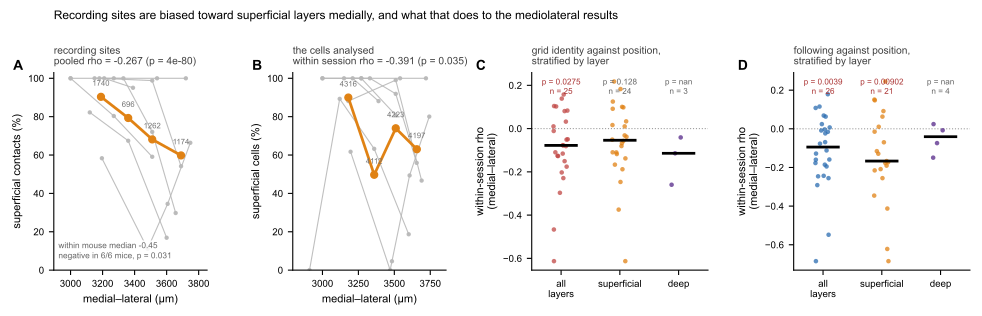

Source code (Python):
"""Figure 3 supplement — the laminar sampling bias along the mediolateral axis,
and what it does to the mediolateral results.

WHY THIS EXISTS. MEC is curved and a four-shank probe is flat, so shanks placed
at different mediolateral positions do not enter the tissue at the same depth
relative to the layers. If medial shanks sample superficial layers and lateral
shanks sample deep ones, then any mediolateral gradient in Figure 3 could be a
laminar gradient wearing a mediolateral coat. The manuscript asserted that this
had been checked and was absent, citing an "Extended Figure 2B" that does not
exist in this document. It is checked here, and it is NOT absent.

    A   CONTACTS. Of 4,872 ENTm recording sites, the superficial share falls
        from 90.3% at the most medial quartile to 59.8% at the most lateral.
        Pooled rho = -0.267 (p = 4e-80); within mouse median rho = -0.447,
        negative in 6 of 6 mice (p = 0.031). This is the quantity the
        manuscript's claim was about, and the claim does not hold.

    B   CELLS. The bias carries through to the neurons actually analysed:
        90.4% superficial medially against ~62% laterally, within-session
        median rho = -0.402, p = 0.016.

    C,D THE CONSEQUENCE, which is not the same for the two results Figure 3
        reports. Stratifying by layer:

            identity   all layers  rho -0.078  p = 0.025   <- the reported result
                       superficial rho -0.051  p = 0.24
                       deep        rho -0.032  p = 0.58  (7 sessions)

            following  all layers  rho -0.109  p = 0.034   <- the reported result
                       superficial rho -0.144  p = 0.043
                       deep        rho -0.033  p = 0.84  (6 sessions)

        The IDENTITY gradient does not survive stratification: the effect
        roughly halves and loses significance within superficial layers, which
        is what partial confounding by layer looks like. The FOLLOWING gradient
        does survive, and is if anything stronger within superficial layers.

        That inverts the caveat as the manuscript states it. The text says the
        following gradient may be an expression of the identity gradient; on
        this control the following gradient is the more robust of the two.

HONEST LIMITS. Deep-layer sessions are few -- 6 and 7 of them -- so the deep
columns are underpowered rather than null, and nothing here shows the gradient
is ABSENT deep. Stratification is not mediation: it shows the mediolateral
effect is not carried by layer differences within a stratum, not that layer
plays no part. And the superficial/deep split is the Allen annotation of each
contact, which inherits whatever registration error the atlas fit carries.

Writes fig3_supp_laminar.pdf
"""
import os
import sys
import warnings

import numpy as np
import pandas as pd

warnings.filterwarnings('ignore')
import matplotlib

matplotlib.use('Agg')
import matplotlib.pyplot as plt
from scipy.stats import spearmanr, wilcoxon

plt.rcParams['font.family'] = 'Arial'
plt.rcParams['mathtext.fontset'] = 'custom'
plt.rcParams['mathtext.rm'] = 'Arial'
plt.rcParams['mathtext.bf'] = 'Arial:bold'
plt.rcParams['pdf.fonttype'] = 42

ROOT = '/Users/harryclark/Documents/spatial-manifolds'
FIG = os.path.dirname(os.path.abspath(__file__))
PS = f'{ROOT}/data/population_state'
DC = '/Users/harryclark/Documents/spatial-manifolds/data/device_contact_id_annotations.csv'  # build_device_contacts.py, from clark2025
OUT = f'{FIG}/fig3_supp_laminar.pdf'

MIN_SPAN_UM = 200.0        # as in Figure 3: two shank pitches
# Superficial and deep get their own diverging pair (PuOr), chosen so neither
# collides with the identity red or the following blue used in C and D, and so
# the two layers stay distinguishable in greyscale and to a colourblind reader.
SUP_C, DEEP_C = '#e08214', '#542788'
GC_C, FOL_C = '#c04744', '#2b6cb0'
MOUSE_C = '0.72'


def _lp(ax, s, dx=-.20, dy=1.0):
    ax.text(dx, dy, s, transform=ax.transAxes, fontsize=10, weight='bold',
            va='bottom', ha='right')


def within_session(df, xv, yv, restrict=True):
    """Per-session Spearman, on sessions that actually span the axis."""
    out = []
    for _, g in df.dropna(subset=[xv, yv]).groupby(['mouse', 'day']):
        if restrict and (g[xv].max() - g[xv].min()) < MIN_SPAN_UM:
            continue
        if len(g) < 20 or g[xv].nunique() < 2 or g[yv].nunique() < 2:
            continue
        r = spearmanr(g[xv], g[yv])[0]
        if np.isfinite(r):
            out.append(r)
    out = np.array(out)
    return out, (wilcoxon(out).pvalue if len(out) >= 6 else np.nan)


def quartile_profile(df, mlcol, supcol):
    q = pd.qcut(df[mlcol], 4, labels=False, duplicates='drop')
    return df.groupby(q).agg(ml=(mlcol, 'median'), sup=(supcol, 'mean'),
                             n=(supcol, 'size')).reset_index(drop=True)


# ── data ─────────────────────────────────────────────────────────────────────
con = pd.read_csv(DC)
con = con[con.brain_region.astype(str).str.startswith('ENTm')].copy()
con['sup'] = con.brain_region.str.extract(r'ENTm(\d)')[0].isin(['1', '2', '3'])
con['ml'] = con.coord_SCs_x.abs()

C = pd.read_csv(f'{ROOT}/data/cell_classifications_v2.csv')
C = C[C.brain_region.astype(str).str.startswith('ENTm')].copy()
C['sup'] = C.brain_region.str.extract(r'ENTm(\d)')[0].isin(['1', '2', '3'])
C['ml'] = C.coord_SCs_x.abs()
C['supf'] = C.sup.astype(float)
U = pd.read_csv(f'{PS}/unit_table.csv')[['mouse', 'day', 'cluster_id', 'r',
                                         'in_population']]
C = C.merge(U, on=['mouse', 'day', 'cluster_id'], how='left')
SP = C[C.cell_class_of1.isin(['GC', 'NGS'])].copy()
SP['gc'] = (SP.cell_class_of1 == 'GC').astype(float)
FO = C[C.in_population.fillna(False) & C.r.notna()].copy()

print(f'{len(con)} ENTm contacts, {len(C)} ENTm cells, '
      f'{len(SP)} spatial, {len(FO)} with an agreement score')

fig = plt.figure(figsize=(10, 3.3))
gs = fig.add_gridspec(1, 4, width_ratios=[1.0, 1.0, 1.15, 1.15], wspace=.52,
                      left=.065, right=.985, top=.80, bottom=.20)

# ── A: contacts ──────────────────────────────────────────────────────────────
ax = fig.add_subplot(gs[0]); _lp(ax, 'A')
# one grey line per mouse, a point per SHANK -- the unit mediolateral position
# is actually assigned at. The pooled line is the same data quartiled; showing
# both makes clear the gradient is within animals and not an averaging artefact.
for m, g in con.groupby('mouse'):
    sh = (g.groupby('shank_id').agg(ml=('ml', 'median'), sup=('sup', 'mean'))
          .sort_values('ml'))
    if len(sh) >= 2:
        ax.plot(sh.ml, sh.sup * 100, '-', color=MOUSE_C, lw=.8, alpha=.9,
                zorder=2, marker='o', ms=2.2)
p = quartile_profile(con, 'ml', 'sup')
ax.plot(p.ml, p.sup * 100, '-o', color=SUP_C, lw=2.0, ms=5, zorder=4)
for _, r_ in p.iterrows():
    ax.annotate(f'{int(r_.n)}', (r_.ml, r_.sup * 100), textcoords='offset points',
                xytext=(0, 8), ha='center', fontsize=5.6, color='0.45', zorder=5)
rho, pv = spearmanr(con.ml, con.sup.astype(float))
ws = np.array([spearmanr(g.ml, g.sup.astype(float))[0]
               for _, g in con.groupby('mouse')
               if g.ml.nunique() > 1 and g.sup.nunique() > 1])
ws = ws[np.isfinite(ws)]
ax.set_title(f'recording sites\npooled rho = {rho:+.3f} (p = {pv:.0e})',
             fontsize=7.4, loc='left', color='0.25')
ax.text(.03, .06, f'within mouse median {np.median(ws):+.2f}\n'
                  f'negative in {(ws < 0).sum()}/{len(ws)} mice, '
                  f'p = {wilcoxon(ws).pvalue:.3f}',
        transform=ax.transAxes, fontsize=6.0, color='0.4', linespacing=1.4,
        zorder=6, bbox=dict(facecolor='white', edgecolor='none', pad=1.4,
                            alpha=.85))
ax.set_xlabel('medial–lateral (µm)', fontsize=8)
ax.set_ylabel('superficial contacts (%)', fontsize=8)
ax.set_ylim(0, 103); ax.margins(x=.14)
ax.tick_params(labelsize=7); ax.spines[['top', 'right']].set_visible(False)

# ── B: cells ─────────────────────────────────────────────────────────────────
ax = fig.add_subplot(gs[1]); _lp(ax, 'B')
# cells carry no shank id, so they are grouped by mediolateral position rounded
# to 50 um -- shanks sit ~250 um apart, so this recovers them while absorbing
# the per-cell jitter around each shank's nominal value
for m, g in C.groupby('mouse'):
    sh = (g.assign(_s=(g.ml / 50).round() * 50)
          .groupby('_s').agg(ml=('ml', 'median'), sup=('sup', 'mean'),
                             n=('sup', 'size')).query('n >= 15').sort_values('ml'))
    if len(sh) >= 2:
        ax.plot(sh.ml, sh.sup * 100, '-', color=MOUSE_C, lw=.8, alpha=.9,
                zorder=2, marker='o', ms=2.2)
p = quartile_profile(C, 'ml', 'sup')
ax.plot(p.ml, p.sup * 100, '-o', color=SUP_C, lw=2.0, ms=5, zorder=4)
for _, r_ in p.iterrows():
    ax.annotate(f'{int(r_.n)}', (r_.ml, r_.sup * 100), textcoords='offset points',
                xytext=(0, 8), ha='center', fontsize=5.6, color='0.45', zorder=5)
w, pw = within_session(C, 'ml', 'supf')
ax.set_title(f'the cells analysed\nwithin session rho = {np.median(w):+.3f} '
             f'(p = {pw:.3f})', fontsize=7.4, loc='left', color='0.25')
ax.set_xlabel('medial–lateral (µm)', fontsize=8)
ax.set_ylabel('superficial cells (%)', fontsize=8)
ax.set_ylim(0, 103); ax.margins(x=.14)
ax.tick_params(labelsize=7); ax.spines[['top', 'right']].set_visible(False)

# ── C, D: does the M-L result survive inside a layer? ────────────────────────
for k, (df, yv, nm, col, letter) in enumerate((
        (SP, 'gc', 'grid identity', GC_C, 'C'),
        (FO, 'r', 'following', FOL_C, 'D'))):
    ax = fig.add_subplot(gs[2 + k]); _lp(ax, letter, dx=-.26)
    strata = [('all\nlayers', df), ('superficial', df[df.sup]),
              ('deep', df[~df.sup])]
    for i, (lab, s) in enumerate(strata):
        w, pw = within_session(s, 'ml', yv)
        if not len(w):
            continue
        c = col if i == 0 else (SUP_C if i == 1 else DEEP_C)
        ax.scatter(np.full(len(w), i) + np.random.default_rng(0)
                   .uniform(-.13, .13, len(w)), w, s=11, color=c, alpha=.75,
                   lw=0, zorder=3)
        ax.plot([i - .26, i + .26], [np.median(w)] * 2, color='k', lw=2, zorder=4)
        print(f'  {letter} {nm}, {lab.replace(chr(10), " ")}: median rho {np.median(w):+.3f}, '
              f'p = {pw:.3g}, {len(w)} sessions')
        ax.annotate(f'p = {pw:.3g}\nn = {len(w)}', (i, .97),
                    xycoords=('data', 'axes fraction'), ha='center', va='top',
                    fontsize=5.9, color='#a33' if pw < .05 else '0.4',
                    linespacing=1.3)
    ax.axhline(0, color='0.6', lw=.8, ls=':')
    ax.set_xticks(range(len(strata)))
    ax.set_xticklabels([s[0] for s in strata], fontsize=6.8)
    ax.set_xlim(-.5, len(strata) - .5)
    ax.set_ylabel('within-session rho\n(medial–lateral)', fontsize=8)
    ax.set_title(f'{nm} against position,\nstratified by layer', fontsize=7.4,
                 loc='left', color='0.25')
    ax.tick_params(labelsize=7); ax.spines[['top', 'right']].set_visible(False)

fig.suptitle('Recording sites are biased toward superficial layers medially, '
             'and what that does to the mediolateral results',
             fontsize=8.6, y=.99, x=.065, ha='left')
plt.savefig(OUT, dpi=200, bbox_inches='tight')
plt.close(fig)
print(f'wrote {OUT}')
